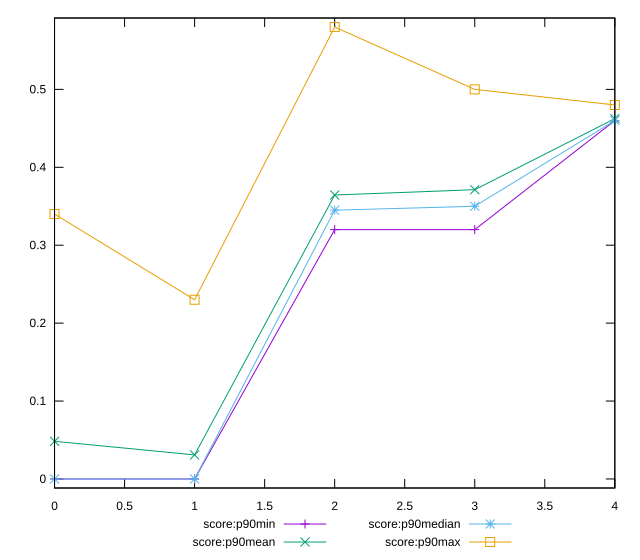

Source code (gnuplot):
reset

$scoreP90Min <<EOF
0 0
1 0
2 0.32
3 0.32
4 0.46
EOF

$scoreP90Mean <<EOF
0 0.048297872340425534
1 0.030851063829787237
2 0.364468085106383
3 0.3712765957446811
4 0.4624468085106389
EOF

$scoreP90Median <<EOF
0 0
1 0
2 0.345
3 0.35
4 0.46
EOF

$scoreP90Max <<EOF
0 0.34
1 0.23
2 0.58
3 0.5
4 0.48
EOF

set key outside below
set xrange [0:4]
set yrange [-0.0116:0.5915999999999999]
set trange [-0.0116:0.5915999999999999]
set terminal svg size 640, 560 enhanced background rgb 'white'
set output "report_00014_2021-02-09T15:56:05.503Z/unused-javascript/progression/score.svg"

plot $scoreP90Min title "score:p90min" with linespoints, \
     $scoreP90Mean title "score:p90mean" with linespoints, \
     $scoreP90Median title "score:p90median" with linespoints, \
     $scoreP90Max title "score:p90max" with linespoints

reset
